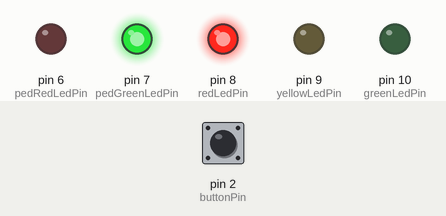
A sketch run on a simulated Arduino Uno, built with avr-gcc and run on an emulated ATmega328P. On the bench: output pins drawn as LEDs (lit = HIGH). The inputs (shaded band) are chosen by the test bench; at power-on: pin 2 (buttonPin) LOW. What the sketch prints to the serial monitor is not drawn.

Above: at 10.0 s.
At 40.0 s:
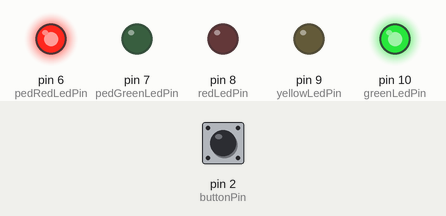
At 55.0 s:
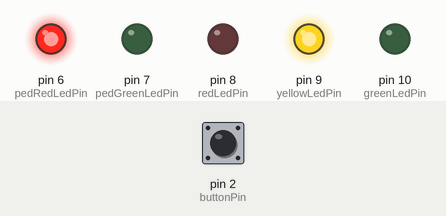
Timing chart, 0 to 78.0 s (numbered marks = the images above):
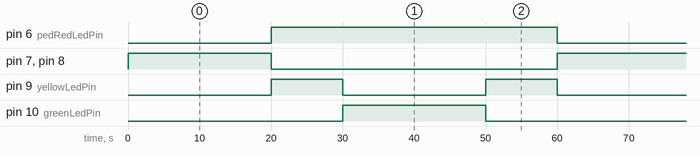

The sketch:

parallel_traffic1.ino
```cpp
// C++ code
//

#define redLedPin 8
#define yellowLedPin 9
#define greenLedPin 10
#define pedRedLedPin 6
#define pedGreenLedPin 7
#define buttonPin 2

#define redState 100
#define yellowState 200
#define greenState 44
#define pedRedState 101
#define pedGreenState 301

//enum stateValue{100,200,300,101,301};

volatile int stateFlow = 0;
volatile int t10 = 10000;
volatile int t20 = 20000;
volatile int state = redState;
volatile int pedLedState = pedGreenState;
volatile int buttonState = LOW;


void setup()
{
  Serial.begin(9600);
  pinMode(buttonPin,INPUT);
  pinMode(redLedPin, OUTPUT);
  pinMode(yellowLedPin, OUTPUT);
  pinMode(greenLedPin, OUTPUT);
  pinMode(pedRedLedPin, OUTPUT);
  pinMode(pedGreenLedPin, OUTPUT);
  //pinMode(11,OUTPUT);
  attachInterrupt(digitalPinToInterrupt(2), interuptEvent, RISING);
//  attachInterrupt(buttonPin, interuptEvent, RISING);


}

void loop(){
  //Serial.print(buttonState);
  Serial.write(state);
  switchState();
}

void switchState(){
  switch(state){
    case redState:
    	timeReset();
    	digitalWrite(redLedPin,HIGH);
    	pedLedState = pedGreenState;
    	pedState();
    	//digitalWrite(pedRedLed,LOW);
    	//digitalWrite(pedGreenLed,HIGH);
    	delay(t20);
    	digitalWrite(redLedPin,LOW);
    	//digitalWrite(pedGreenLed,LOW);
    	state = yellowState;
    	pedLedState = pedRedState;
    	break;
    case yellowState:
    	digitalWrite(yellowLedPin,HIGH);
    	pedState();
    	//digitalWrite(pedRedLed,HIGH);
    	delay(t10);
    	digitalWrite(yellowLedPin,LOW);
    	if (stateFlow == 0){
      		state = greenState;
      		stateFlow = 1;
    	}
    	else{
      		state = redState;
      		stateFlow = 0;
        }
    	break;
    case greenState:
    	digitalWrite(greenLedPin,HIGH);
    	delay(t20);
    	digitalWrite(greenLedPin,LOW);
    	state = yellowState;
    	break;
         }
}
void pedState(){
  if (pedLedState == pedRedState){
    digitalWrite(pedGreenLedPin,LOW);
    digitalWrite(pedRedLedPin,HIGH);
  }
  else if (pedLedState == pedGreenState){
    //digitalWrite(redLedPin,HIGH);
    digitalWrite(pedGreenLedPin,HIGH);
    digitalWrite(pedRedLedPin,LOW);
  }
}
void interuptEvent(){
  //digitalWrite(11,HIGH);
  //digitalWrite(11,LOW);
  if(state == redState && buttonState == HIGH){
    buttonState = LOW;
    timeReset();
    switchState();
  }
  else if (state != redState){
    buttonState = HIGH;
    Serial.write(120);
    t10 = 2000;
    t20 = 4000;
  }
}
void timeReset(){
  t10 = 10000;
  t20 = 20000;
}
void buttonStatePrint(){
  Serial.print(buttonState);
}
```

Measured:
- by itself, pin 6 (pedRedLedPin): alternates HIGH for 40.0 s and LOW for 20.0 s
- by itself, pin 7 (pedGreenLedPin), pin 8 (redLedPin), pin 10 (greenLedPin): alternates HIGH for 20.0 s and LOW for 40.0 s
- by itself, pin 9 (yellowLedPin): alternates HIGH for 10.0 s and LOW for 20.0 s
